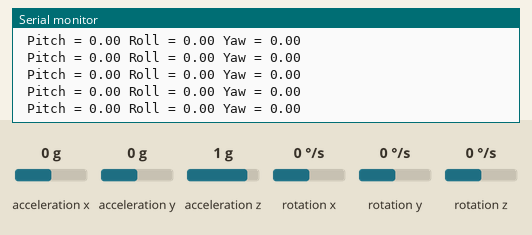
This sketch was run on a simulated Arduino Uno, built with avr-gcc and run on an emulated ATmega328P. On the bench: the last lines printed to the serial monitor. The test bench sets the inputs (shaded band); at power-on: rotation x 0 °/s, rotation y 0 °/s, rotation z 0 °/s, acceleration x 0 g, acceleration y 0 g, acceleration z 1 g.

Above: at 1.2 s.
1.3 s: rotation x set to -192 °/s
At 2.2 s:
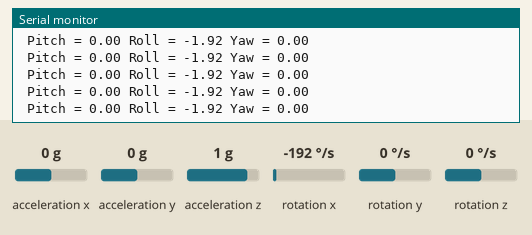
4.3 s: rotation y set to -192 °/s
At 4.9 s:
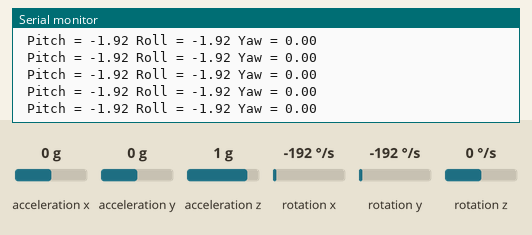
7.3 s: rotation x set to 0 °/s
At 7.8 s:
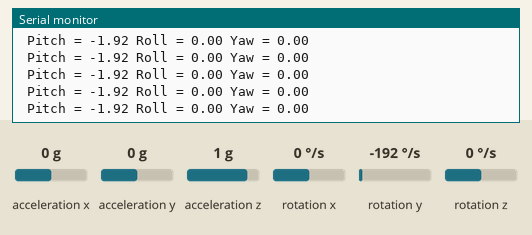
10.3 s: rotation z set to 100 °/s
At 11.3 s:
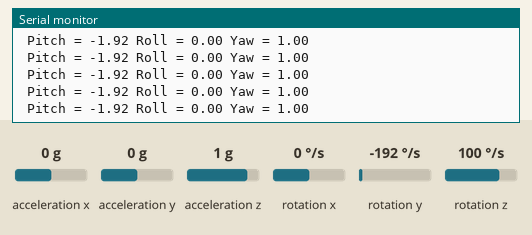
13.3 s: rotation y set to 100 °/s
At 13.9 s:
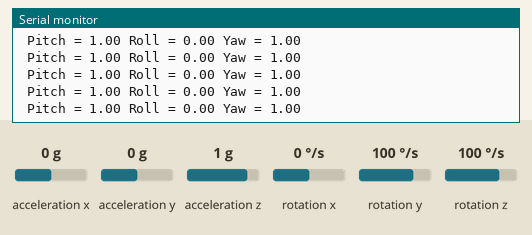
16.3 s: rotation z set to 0 °/s
At 17.2 s:
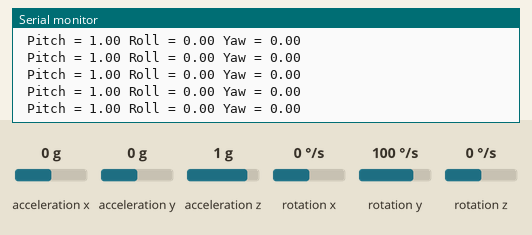
Timing chart, 0 to 19.3 s (numbered marks = the images above; inputs shaded):
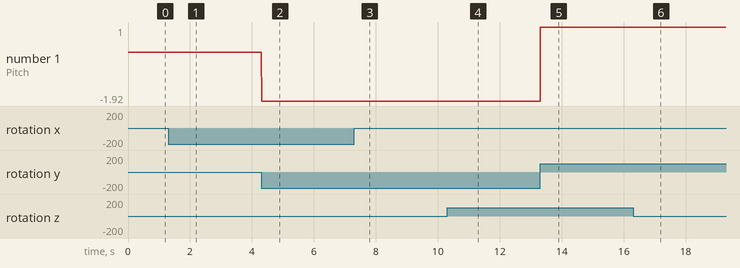

The sketch:

MPU6050_FINAL.ino
```cpp
/*
    MPU6050 Triple Axis Gyroscope & Accelerometer. Pitch & Roll & Yaw Gyroscope Example.
    Read more: http://www.jarzebski.pl/arduino/czujniki-i-sensory/3-osiowy-zyroskop-i-akcelerometr-mpu6050.html
    GIT: https://github.com/jarzebski/Arduino-MPU6050
    Web: http://www.jarzebski.pl
    (c) 2014 by Korneliusz Jarzebski
*/

#include <Wire.h>
#include <MPU6050.h>

MPU6050 mpu;

// Timers
unsigned long timer = 0;
float timeStep = 0.01;

// Pitch, Roll and Yaw values
float pitch = 0;
float roll = 0;
float yaw = 0;

void setup()
{
  Serial.begin(115200);

  // Initialize MPU6050
  while(!mpu.begin(MPU6050_SCALE_2000DPS, MPU6050_RANGE_2G))
  {
    Serial.println("Could not find a valid MPU6050 sensor, check wiring!");
    delay(500);
  }

  // Calibrate gyroscope. The calibration must be at rest.
  // If you don't want calibrate, comment this line.
  mpu.calibrateGyro();

  // Set threshold sensivty. Default 3.
  // If you don't want use threshold, comment this line or set 0.
  mpu.setThreshold(3);
}

void loop()
{
  timer = millis();

  // Read normalized values
  Vector norm = mpu.readNormalizeGyro();

  // // Calculate Sum of Pitch, Roll and Yaw
  // pitch = pitch + norm.YAxis * timeStep;
  // roll = roll + norm.XAxis * timeStep;
  // yaw = yaw + norm.ZAxis * timeStep;
   // Calculate Pitch, Roll and Yaw at that timestep(make sure its at zero at the end)
  pitch = norm.YAxis * timeStep;
  roll = norm.XAxis * timeStep;
  yaw = norm.ZAxis * timeStep;

  // Output raw
  Serial.print(" Pitch = ");
  Serial.print(pitch);
  Serial.print(" Roll = ");
  Serial.print(roll);
  Serial.print(" Yaw = ");
  Serial.println(yaw);

  // Wait to full timeStep period
  delay((timeStep*1000) - (millis() - timer));
}
```

Measured:
- after the input at 1.3 s, the serial monitor: prints a new line at once (image 1)
- after the input at 4.3 s, the serial monitor: prints a new line at once (image 2)
- after the input at 7.3 s, the serial monitor: prints a new line at once (image 3)
- after the input at 10.3 s, the serial monitor: prints a new line at once (image 4)
- after the input at 13.3 s, the serial monitor: prints a new line at once (image 5)
- after the input at 16.3 s, the serial monitor: prints a new line at once (image 6)
